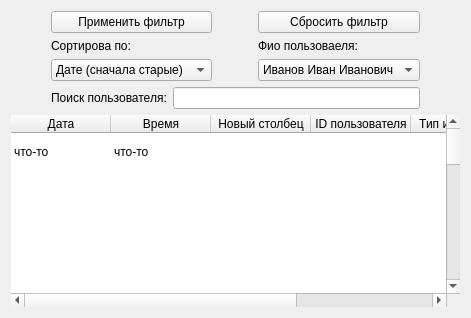
            <widget class="QWidget" name="tab_8">
             <attribute name="title">
              <string>Отчёты о пользователях</string>
             </attribute>
             <layout class="QGridLayout" name="gridLayout_15">
              <item row="0" column="0">
               <layout class="QHBoxLayout" name="horizontalLayout_16">
                <item>
                 <spacer name="horizontalSpacer_40">
                  <property name="orientation">
                   <enum>Qt::Vertical</enum>
                  </property>
                  <property name="sizeType">
                   <enum>QSizePolicy::Fixed</enum>
                  </property>
                  <property name="sizeHint" stdset="0">
                   <size>
                    <width>40</width>
                    <height>20</height>
                   </size>
                  </property>
                 </spacer>
                </item>
                <item>
                 <layout class="QVBoxLayout" name="verticalLayout_22">
                  <item>
                   <widget class="QPushButton" name="btnUserFilterGo">
                    <property name="text">
                     <string>Применить фильтр</string>
                    </property>
                   </widget>
                  </item>
                  <item>
                   <widget class="QLabel" name="label_45">
                    <property name="text">
                     <string>Сортирова по:</string>
                    </property>
                   </widget>
                  </item>
                  <item>
                   <widget class="QComboBox" name="selectDate">
                    <item>
                     <property name="text">
                      <string>Дате (сначала старые) </string>
                     </property>
                    </item>
                    <item>
                     <property name="text">
                      <string>Дате (сначала новые)</string>
                     </property>
                    </item>
                   </widget>
                  </item>
                 </layout>
                </item>
                <item>
                 <spacer name="horizontalSpacer_7">
                  <property name="orientation">
                   <enum>Qt::Vertical</enum>
                  </property>
                  <property name="sizeType">
                   <enum>QSizePolicy::Fixed</enum>
                  </property>
                  <property name="sizeHint" stdset="0">
                   <size>
                    <width>40</width>
                    <height>20</height>
                   </size>
                  </property>
                 </spacer>
                </item>
                <item>
                 <layout class="QVBoxLayout" name="verticalLayout_23">
                  <item>
                   <widget class="QPushButton" name="btnUserFilterStop">
                    <property name="text">
                     <string>Сбросить фильтр</string>
                    </property>
                   </widget>
                  </item>
                  <item>
                   <widget class="QLabel" name="label_46">
                    <property name="text">
                     <string>Фио пользоваеля:</string>
                    </property>
                   </widget>
                  </item>
                  <item>
                   <widget class="QComboBox" name="selectUserFilterFIO">
                    <item>
                     <property name="text">
                      <string>Иванов Иван Иванович</string>
                     </property>
                    </item>
                    <item>
                     <property name="text">
                      <string>Петров Пётр Петрович</string>
                     </property>
                    </item>
                   </widget>
                  </item>
                 </layout>
                </item>
                <item>
                 <spacer name="horizontalSpacer_41">
                  <property name="orientation">
                   <enum>Qt::Vertical</enum>
                  </property>
                  <property name="sizeType">
                   <enum>QSizePolicy::Fixed</enum>
                  </property>
                  <property name="sizeHint" stdset="0">
                   <size>
                    <width>40</width>
                    <height>20</height>
                   </size>
                  </property>
                 </spacer>
                </item>
               </layout>
              </item>
              <item row="1" column="0">
               <layout class="QHBoxLayout" name="horizontalLayout_21">
                <item>
                 <spacer name="horizontalSpacer_43">
                  <property name="orientation">
                   <enum>Qt::Vertical</enum>
                  </property>
                  <property name="sizeType">
                   <enum>QSizePolicy::Fixed</enum>
                  </property>
                  <property name="sizeHint" stdset="0">
                   <size>
                    <width>40</width>
                    <height>20</height>
                   </size>
                  </property>
                 </spacer>
                </item>
                <item>
                 <widget class="QLabel" name="label_47">
                  <property name="text">
                   <string>Поиск пользователя:</string>
                  </property>
                 </widget>
                </item>
                <item>
                 <widget class="QLineEdit" name="inputSerchUser"/>
                </item>
                <item>
                 <spacer name="horizontalSpacer_44">
                  <property name="orientation">
                   <enum>Qt::Vertical</enum>
                  </property>
                  <property name="sizeType">
                   <enum>QSizePolicy::Fixed</enum>
                  </property>
                  <property name="sizeHint" stdset="0">
                   <size>
                    <width>40</width>
                    <height>20</height>
                   </size>
                  </property>
                 </spacer>
                </item>
               </layout>
              </item>
              <item row="2" column="0">
               <widget class="QTableWidget" name="tableUser">
                <property name="frameShape">
                 <enum>QFrame::NoFrame</enum>
                </property>
                <property name="verticalScrollBarPolicy">
                 <enum>Qt::ScrollBarAsNeeded</enum>
                </property>
                <property name="autoScroll">
                 <bool>true</bool>
                </property>
                <property name="autoScrollMargin">
                 <number>20</number>
                </property>
                <property name="dragDropMode">
                 <enum>QAbstractItemView::NoDragDrop</enum>
                </property>
                <property name="defaultDropAction">
                 <enum>Qt::IgnoreAction</enum>
                </property>
                <property name="alternatingRowColors">
                 <bool>false</bool>
                </property>
                <property name="selectionMode">
                 <enum>QAbstractItemView::NoSelection</enum>
                </property>
                <property name="showGrid">
                 <bool>true</bool>
                </property>
                <property name="gridStyle">
                 <enum>Qt::NoPen</enum>
                </property>
                <property name="sortingEnabled">
                 <bool>false</bool>
                </property>
                <property name="wordWrap">
                 <bool>true</bool>
                </property>
                <property name="cornerButtonEnabled">
                 <bool>true</bool>
                </property>
                <property name="columnCount">
                 <number>6</number>
                </property>
                <attribute name="horizontalHeaderHighlightSections">
                 <bool>true</bool>
                </attribute>
                <attribute name="verticalHeaderVisible">
                 <bool>false</bool>
                </attribute>
                <attribute name="verticalHeaderDefaultSectionSize">
                 <number>40</number>
                </attribute>
                <attribute name="verticalHeaderHighlightSections">
                 <bool>false</bool>
                </attribute>
                <row>
                 <property name="text">
                  <string>.</string>
                 </property>
                </row>
                <row>
                 <property name="text">
                  <string>Новая строка</string>
                 </property>
                </row>
                <row>
                 <property name="text">
                  <string>Новая строка</string>
                 </property>
                </row>
                <row>
                 <property name="text">
                  <string>Новая строка</string>
                 </property>
                </row>
                <row>
                 <property name="text">
                  <string>Новая строка</string>
                 </property>
                </row>
                <row>
                 <property name="text">
                  <string>Новая строка</string>
                 </property>
                </row>
                <row>
                 <property name="text">
                  <string>Новая строка</string>
                 </property>
                </row>
                <row>
                 <property name="text">
                  <string>Новая строка</string>
                 </property>
                </row>
                <row>
                 <property name="text">
                  <string>Новая строка</string>
                 </property>
                </row>
                <row>
                 <property name="text">
                  <string>Новая строка</string>
                 </property>
                </row>
                <row>
                 <property name="text">
                  <string>Новая строка</string>
                 </property>
                </row>
                <row>
                 <property name="text">
                  <string>Новая строка</string>
                 </property>
                </row>
                <row>
                 <property name="text">
                  <string>Новая строка</string>
                 </property>
                </row>
                <row>
                 <property name="text">
                  <string>.</string>
                 </property>
                </row>
                <row>
                 <property name="text">
                  <string>.</string>
                 </property>
                </row>
                <row>
                 <property name="text">
                  <string>.</string>
                 </property>
                </row>
                <row>
                 <property name="text">
                  <string>.</string>
                 </property>
                </row>
                <column>
                 <property name="text">
                  <string>Дата</string>
                 </property>
                </column>
                <column>
                 <property name="text">
                  <string>Время</string>
                 </property>
                </column>
                <column>
                 <property name="text">
                  <string>Новый столбец</string>
                 </property>
                </column>
                <column>
                 <property name="text">
                  <string>ID пользователя</string>
                 </property>
                </column>
                <column>
                 <property name="text">
                  <string>Тип изменения</string>
                 </property>
                </column>
                <column>
                 <property name="text">
                  <string>Изменяемый параметр</string>
                 </property>
                </column>
                <item row="0" column="0">
                 <property name="text">
                  <string>что-то</string>
                 </property>
                </item>
                <item row="0" column="1">
                 <property name="text">
                  <string>что-то</string>
                 </property>
                </item>
                <item row="13" column="0">
                 <property name="text">
                  <string>что-то</string>
                 </property>
                </item>
                <item row="13" column="1">
                 <property name="text">
                  <string>что-то</string>
                 </property>
                </item>
                <item row="13" column="3">
                 <property name="text">
                  <string>что-то</string>
                 </property>
                </item>
                <item row="14" column="1">
                 <property name="text">
                  <string>что-то</string>
                 </property>
                </item>
               </widget>
              </item>
             </layout>
            </widget>
